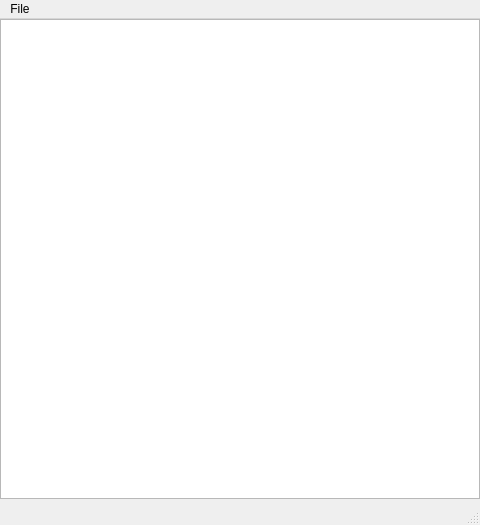
<?xml version="1.0" encoding="UTF-8"?>
<ui version="4.0">
 <class>GomokuWindow</class>
 <widget class="QMainWindow" name="GomokuWindow">
  <property name="geometry">
   <rect>
    <x>0</x>
    <y>0</y>
    <width>480</width>
    <height>525</height>
   </rect>
  </property>
  <property name="minimumSize">
   <size>
    <width>480</width>
    <height>525</height>
   </size>
  </property>
  <property name="maximumSize">
   <size>
    <width>480</width>
    <height>525</height>
   </size>
  </property>
  <property name="windowTitle">
   <string>GomokuWindow</string>
  </property>
  <widget class="QWidget" name="centralWidget">
   <property name="minimumSize">
    <size>
     <width>480</width>
     <height>480</height>
    </size>
   </property>
   <property name="maximumSize">
    <size>
     <width>480</width>
     <height>480</height>
    </size>
   </property>
   <layout class="QGridLayout" name="gridLayout">
    <property name="margin">
     <number>0</number>
    </property>
    <property name="spacing">
     <number>0</number>
    </property>
    <item row="0" column="0">
     <widget class="QGraphicsView" name="graphicsView">
      <property name="enabled">
       <bool>true</bool>
      </property>
      <property name="sizePolicy">
       <sizepolicy hsizetype="Fixed" vsizetype="Fixed">
        <horstretch>0</horstretch>
        <verstretch>0</verstretch>
       </sizepolicy>
      </property>
      <property name="minimumSize">
       <size>
        <width>480</width>
        <height>480</height>
       </size>
      </property>
      <property name="maximumSize">
       <size>
        <width>480</width>
        <height>480</height>
       </size>
      </property>
      <property name="frameShadow">
       <enum>QFrame::Plain</enum>
      </property>
      <property name="lineWidth">
       <number>0</number>
      </property>
      <property name="verticalScrollBarPolicy">
       <enum>Qt::ScrollBarAlwaysOff</enum>
      </property>
      <property name="horizontalScrollBarPolicy">
       <enum>Qt::ScrollBarAlwaysOff</enum>
      </property>
     </widget>
    </item>
   </layout>
  </widget>
  <widget class="QMenuBar" name="menuBar">
   <property name="geometry">
    <rect>
     <x>0</x>
     <y>0</y>
     <width>480</width>
     <height>23</height>
    </rect>
   </property>
   <widget class="QMenu" name="menuFile">
    <property name="title">
     <string>File</string>
    </property>
   </widget>
   <addaction name="menuFile"/>
  </widget>
  <widget class="QStatusBar" name="statusBar"/>
 </widget>
 <layoutdefault spacing="6" margin="11"/>
 <resources/>
 <connections/>
</ui>
